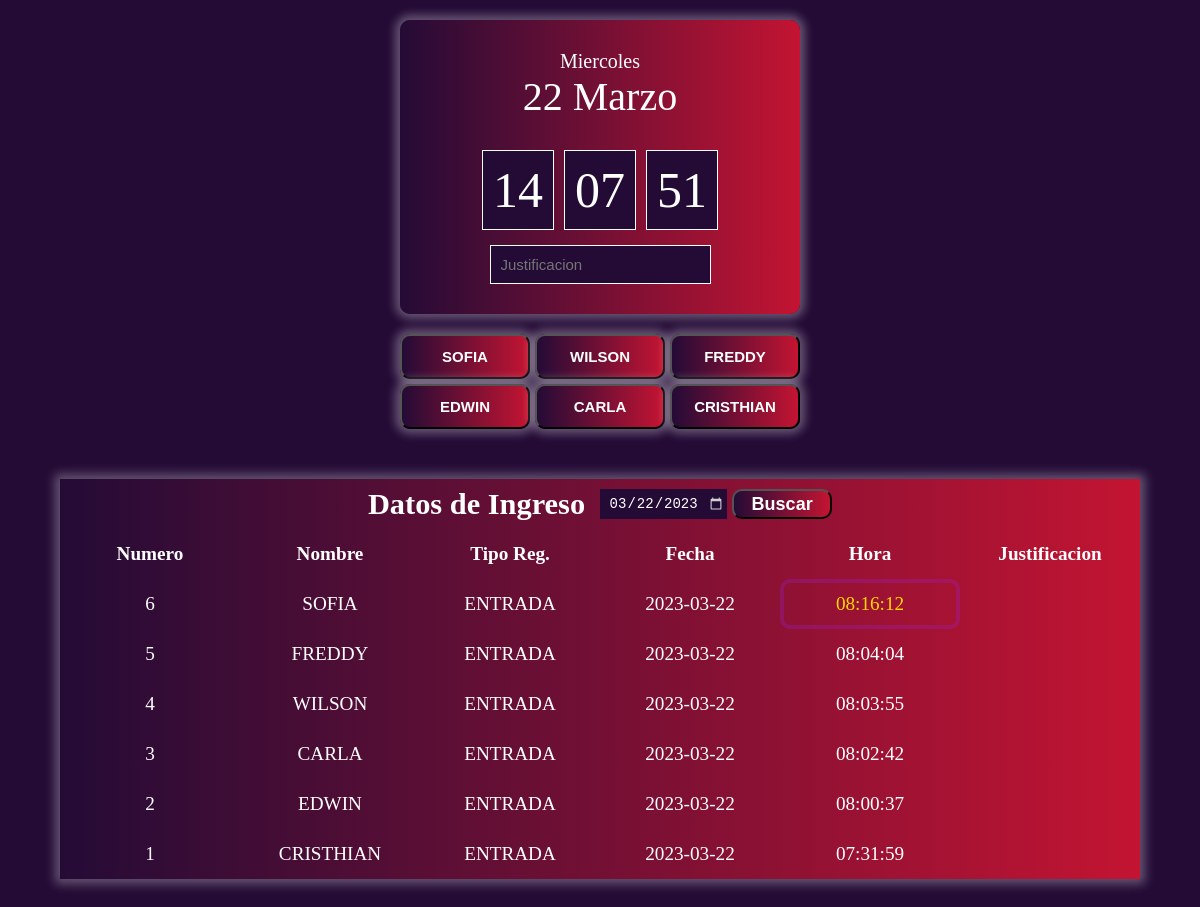
The page / on the database its author committed.
### tables this page shows
CREATE TABLE funcionarios 
(id int,
nombre text,
apellido text,
cargo text);

CREATE TABLE registros (
	id int,
	tipo int,
	fecha int,
	justificativo text,
	afavor int, 
    hora int);

### reloj.php (called while the page is built, shortened)
<?php
    $fecha_actual = date("Y-m-d");
    if(isset($_POST["filtro"])){
        $filtroFecha = $_POST["filtro"];
        echo '<script language="javascript">console.log('.$filtroFecha.');</script>';
    }else{
        $filtroFecha = $fecha_actual;
    };
?>

### index.php (the view, shortened to what this page needs)
<?php
    include("conex.php");
    include("reloj.php")
?>
<!DOCTYPE html>
<html lang="es">
<head>
    <link rel="stylesheet" href="style.css">
</head>
<body>
    <form action="" method="post">
        <div class="reloj">
            <p class="dia" id="dia">--</p>
            <p class="mes" id="mes">--</p>
            <div class="hora" id="hora">
                <p>00</p>
                <p>00</p>
                <p>00</p>
            </div>
            <input type="text" name="justifi" placeholder = "Justificacion">
        </div>
        <div class="boton">
                <input type="submit" name="sofia" id="sofia" value="SOFIA">
                <input type="submit" name="wilson" id="wilson" value="WILSON">
                <input type="submit" name="freddy" id="freddy" value="FREDDY">
                <input type="submit" name="edwin" id="edwin" value="EDWIN">
                <input type="submit" name="carla" id="carla" value="CARLA">
                <input type="submit" name="cristhian" id="cristhian" value="CRISTHIAN">
        </div>
        <div class="tabla">
            <div class="tb-title">Datos de Ingreso
                <input type="date" name="filtro" id="filtrofecha" value="<?php echo $filtroFecha?>">
                <input type="submit" name="b_fecha" value="Buscar" id="btnbuscar">
            </div>
            <div class="tb-header">Numero</div>
            <div class="tb-header">Nombre</div>
            <div class="tb-header">Tipo Reg.</div>
            <div class="tb-header">Fecha</div>
            <div class="tb-header">Hora</div>
            <div class="tb-header">Justificacion</div>
            <?php
            $select = "select ROW_NUMBER () over () as fila,(select a.nombre from funcionarios a where a.id=b.id) as nombre,
            b.tipo,b.fecha,b.hora,b.justificativo from registros b
            where b.fecha = '$filtroFecha'
            order by b.fecha desc, b.hora desc";
            $resultado = $db->query($select);
            while($row = $resultado->fetchArray()){
            ?>
            <div class="tb-item"><?php echo $row["fila"];?></div>
            <div class="tb-item"><?php echo $row["nombre"];?></div>
            <div class="tb-item"><?php echo $row["tipo"];?></div>
            <div class="tb-item"><?php echo $row["fecha"];?></div>
            <?php if(strtotime($row["hora"]) > strtotime("08:05:59")){?>
                    <div class="tb-item" id="hora"><?php echo $row["hora"];?></div><?php
                }else{?>
                    <div class="tb-item" ><?php echo $row["hora"];?></div><?php
                };?>
            <div class="tb-item"><?php echo $row["justificativo"];?></div>
            <?php }?>
        </div>
    </form>
</body>
</html>

### style.css (style rules this page uses)
* { margin: 0; padding: 0; box-sizing: border-box; }
body { background-color: #240b36; }
.reloj { width: 400px; background: linear-gradient(to right,#240b36,#c31432); color: #ffffff; text-align: center; padding: 30px; margin: 20px auto; border-radius: 10px; user-select: none; box-shadow: 0px 0px 10px 5px rgba(255, 255, 255, 0.3); }
.reloj .dia { font-size: 20px; }
.reloj .mes { font-size: 40px; }
.reloj .hora { display: flex; justify-content: center; margin-top: 30px; margin-bottom: 15px; }
.reloj .hora p { font-size: 50px; background-color: #240b36; padding: 10px; margin: 0px 5px; border: 1px solid #ffffff; }
.reloj input { color: #ffffff; margin-top: 30px; font-size: 15px; background-color: #240b36; padding: 10px; margin: 0px 5px; border: 1px solid #ffffff; }
.boton { width: 400px; margin: 20px auto; display: grid; grid-template-columns: repeat(3, 1fr); grid-gap: 5px 5px; }
.boton input { font-size: 15px; background: linear-gradient(to right,#240b36,#c31432); color: #ffffff; font-weight: bold; text-align: center; padding: 12px 5px; box-shadow: 0px 0px 10px 5px rgba(255, 255, 255, 0.3); border-radius: 10px; }
.tabla .tb-title #btnbuscar { width: 100px; height: 30px; font-size: 18px; background: linear-gradient(to right,#240b36,#c31432); color: #ffffff; font-weight: bold; text-align: center; border-radius: 10px; }
.tabla { width: 90%; background: linear-gradient(to right,#240b36,#c31432); color: #ffffff; margin: 50px auto; text-align: center; display: grid; grid-template-columns: repeat(6,1fr); grid-auto-rows: 50px; box-shadow: 0px 0px 10px 5px rgba(255, 255, 255, 0.3); }
.tb-title { grid-column-start: 1; grid-column-end: 7; background: linear-gradient(to right,#240b36,#c31432); display: flex; align-items: center; justify-content: center; font-weight: bold; font-size: 1.9em; }
.tb-header, .tb-item { display: flex; justify-content: center; align-items: center; }
.tb-header { font-weight: bold; font-size: 1.2em; }
.tb-item { padding: 10px; font-size: 1.2em; }
.tabla #hora { border-radius: 10px; border-style: solid; border-color: rgba(156, 31, 194, 0.3); border-width: 4px; color: gold; }
.tabla .tb-title #filtrofecha { height: 30px; color: #ffffff; font-size: 14px; background-color: #240b36; margin: 0 5px 0 15px; border: none; text-align: center; }

### rows shown on the page
funcionarios: fila "6", nombre "SOFIA", registros.tipo "ENTRADA", registros.fecha "2023-03-22", registros.hora "08:16:12"
funcionarios: fila "5", nombre "FREDDY", registros.tipo "ENTRADA", registros.fecha "2023-03-22", registros.hora "08:04:04"
funcionarios: fila "4", nombre "WILSON", registros.tipo "ENTRADA", registros.fecha "2023-03-22", registros.hora "08:03:55"
funcionarios: fila "3", nombre "CARLA", registros.tipo "ENTRADA", registros.fecha "2023-03-22", registros.hora "08:02:42"
funcionarios: fila "2", nombre "EDWIN", registros.tipo "ENTRADA", registros.fecha "2023-03-22", registros.hora "08:00:37"
funcionarios: fila "1", nombre "CRISTHIAN", registros.tipo "ENTRADA", registros.fecha "2023-03-22", registros.hora "07:31:59"
